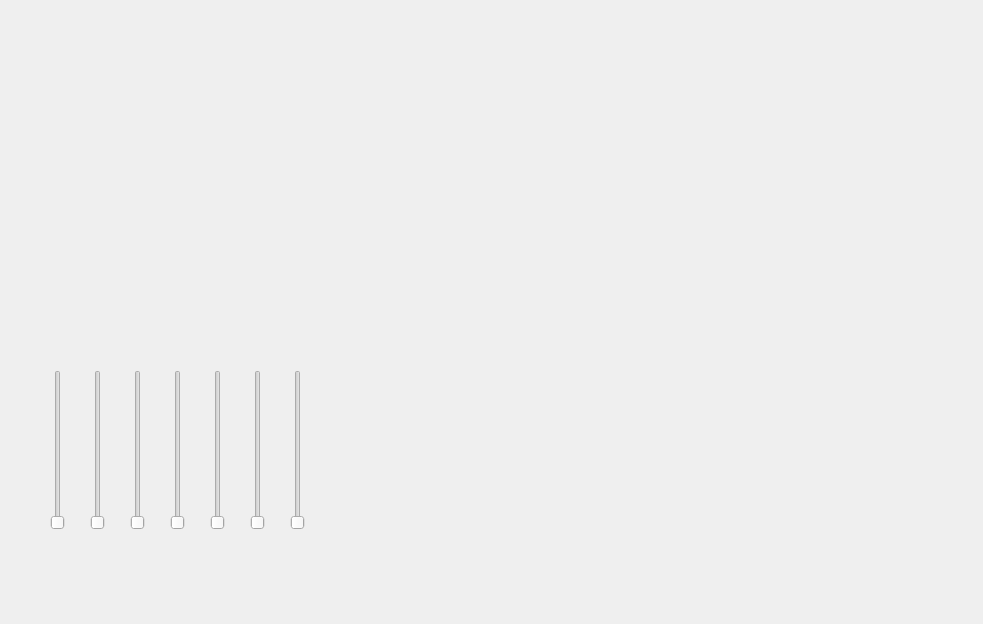
<?xml version="1.0" encoding="UTF-8"?>
<ui version="4.0">
 <class>Widget</class>
 <widget class="QWidget" name="Widget">
  <property name="geometry">
   <rect>
    <x>0</x>
    <y>0</y>
    <width>983</width>
    <height>624</height>
   </rect>
  </property>
  <property name="mouseTracking">
   <bool>true</bool>
  </property>
  <property name="acceptDrops">
   <bool>false</bool>
  </property>
  <property name="windowTitle">
   <string>Widget</string>
  </property>
  <widget class="QSlider" name="verticalSlider">
   <property name="geometry">
    <rect>
     <x>50</x>
     <y>370</y>
     <width>16</width>
     <height>160</height>
    </rect>
   </property>
   <property name="cursor">
    <cursorShape>PointingHandCursor</cursorShape>
   </property>
   <property name="mouseTracking">
    <bool>true</bool>
   </property>
   <property name="orientation">
    <enum>Qt::Vertical</enum>
   </property>
  </widget>
  <widget class="QLabel" name="label">
   <property name="geometry">
    <rect>
     <x>30</x>
     <y>20</y>
     <width>281</width>
     <height>301</height>
    </rect>
   </property>
   <property name="text">
    <string/>
   </property>
   <property name="pixmap">
    <pixmap>download.jpeg</pixmap>
   </property>
   <property name="scaledContents">
    <bool>true</bool>
   </property>
  </widget>
  <widget class="QSlider" name="verticalSlider_2">
   <property name="geometry">
    <rect>
     <x>90</x>
     <y>370</y>
     <width>16</width>
     <height>160</height>
    </rect>
   </property>
   <property name="cursor">
    <cursorShape>PointingHandCursor</cursorShape>
   </property>
   <property name="mouseTracking">
    <bool>true</bool>
   </property>
   <property name="orientation">
    <enum>Qt::Vertical</enum>
   </property>
  </widget>
  <widget class="QSlider" name="verticalSlider_3">
   <property name="geometry">
    <rect>
     <x>130</x>
     <y>370</y>
     <width>16</width>
     <height>160</height>
    </rect>
   </property>
   <property name="cursor">
    <cursorShape>PointingHandCursor</cursorShape>
   </property>
   <property name="mouseTracking">
    <bool>true</bool>
   </property>
   <property name="orientation">
    <enum>Qt::Vertical</enum>
   </property>
  </widget>
  <widget class="QSlider" name="verticalSlider_4">
   <property name="geometry">
    <rect>
     <x>170</x>
     <y>370</y>
     <width>16</width>
     <height>160</height>
    </rect>
   </property>
   <property name="cursor">
    <cursorShape>PointingHandCursor</cursorShape>
   </property>
   <property name="mouseTracking">
    <bool>true</bool>
   </property>
   <property name="orientation">
    <enum>Qt::Vertical</enum>
   </property>
  </widget>
  <widget class="QSlider" name="verticalSlider_5">
   <property name="geometry">
    <rect>
     <x>210</x>
     <y>370</y>
     <width>16</width>
     <height>160</height>
    </rect>
   </property>
   <property name="cursor">
    <cursorShape>PointingHandCursor</cursorShape>
   </property>
   <property name="mouseTracking">
    <bool>true</bool>
   </property>
   <property name="orientation">
    <enum>Qt::Vertical</enum>
   </property>
  </widget>
  <widget class="QSlider" name="verticalSlider_6">
   <property name="geometry">
    <rect>
     <x>250</x>
     <y>370</y>
     <width>16</width>
     <height>160</height>
    </rect>
   </property>
   <property name="cursor">
    <cursorShape>PointingHandCursor</cursorShape>
   </property>
   <property name="mouseTracking">
    <bool>true</bool>
   </property>
   <property name="orientation">
    <enum>Qt::Vertical</enum>
   </property>
  </widget>
  <widget class="QSlider" name="verticalSlider_7">
   <property name="geometry">
    <rect>
     <x>290</x>
     <y>370</y>
     <width>16</width>
     <height>160</height>
    </rect>
   </property>
   <property name="cursor">
    <cursorShape>PointingHandCursor</cursorShape>
   </property>
   <property name="mouseTracking">
    <bool>true</bool>
   </property>
   <property name="orientation">
    <enum>Qt::Vertical</enum>
   </property>
  </widget>
 </widget>
 <layoutdefault spacing="6" margin="11"/>
 <resources/>
 <connections/>
</ui>
